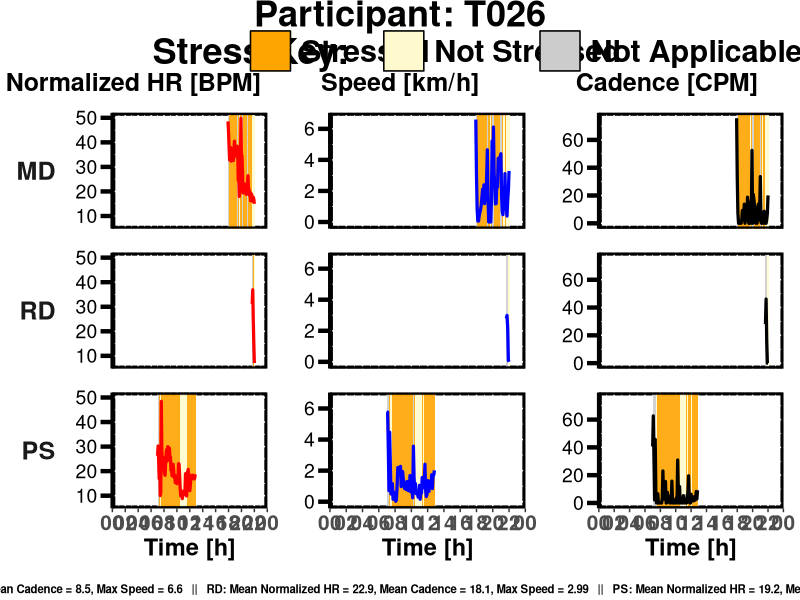
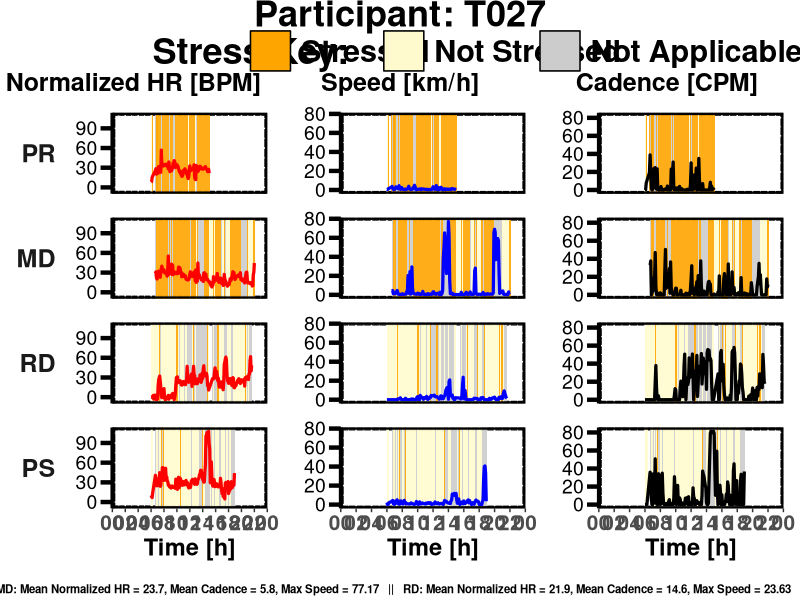
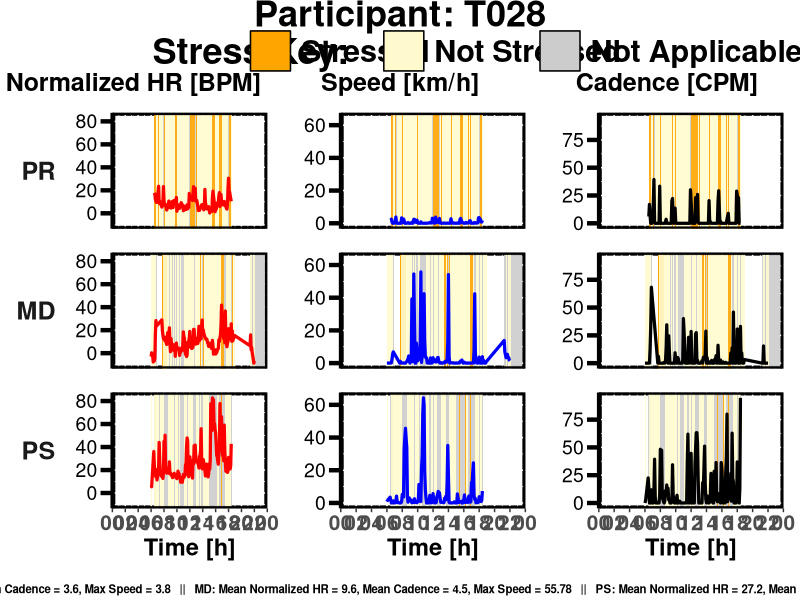
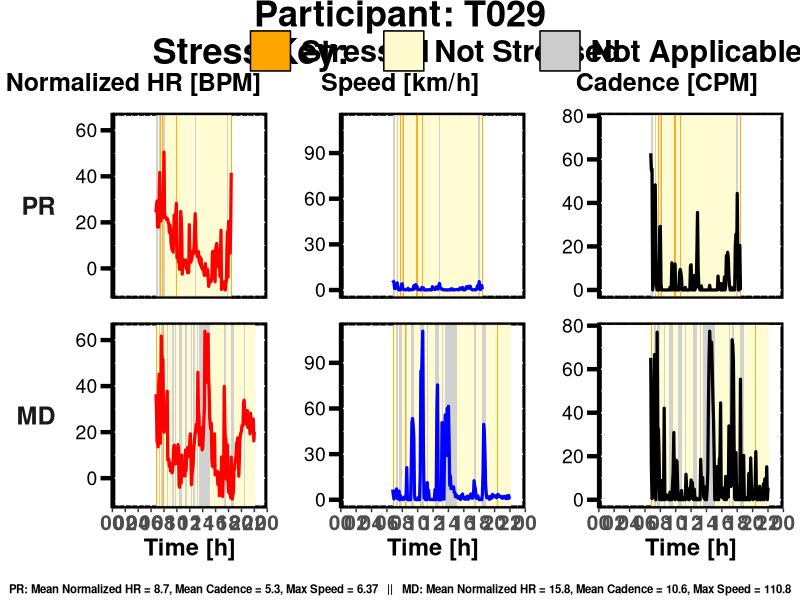
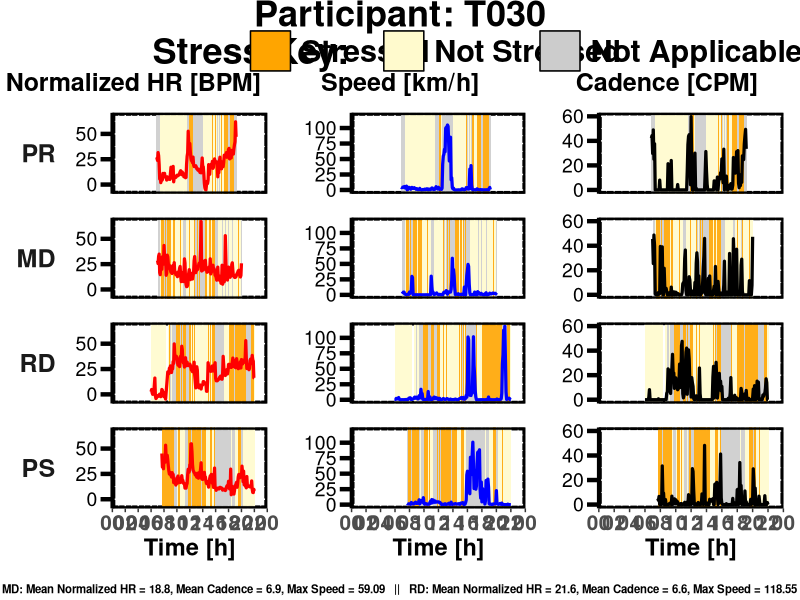
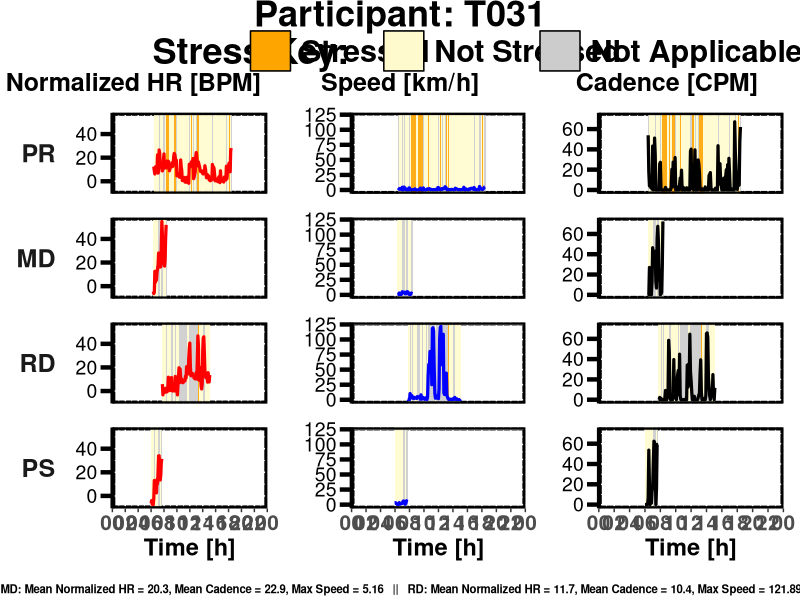
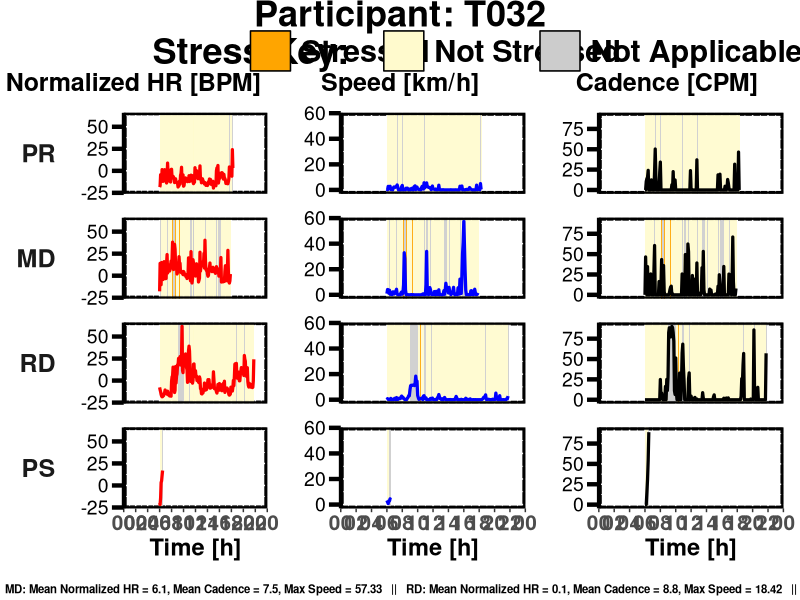
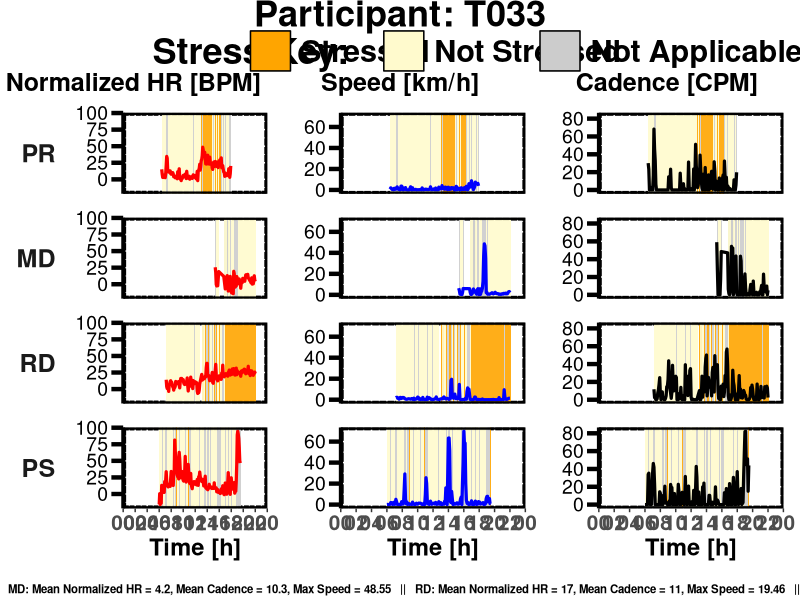

Source code (R) for these figures, in order:
# -------------------------------
# LOAD LIBRARIES
# -------------------------------
library(tidyverse)
library(lubridate)
library(grid)
library(patchwork)
library(cowplot)

# -------------------------------
# LOAD AND PREP DATA
# -------------------------------
df <- read_csv("Predicted_Activity_With_Stress_Label.csv") %>%
  mutate(
    Time = suppressWarnings(ymd_hms(Time, quiet = TRUE)),
    Day_clean = str_extract(Day_label, "^[A-Za-z]+"),
    Day_clean = ifelse(Day_clean %in% c("PR", "MD", "RD", "PS"), Day_clean, NA),
    Day = factor(Day_clean, levels = c("PR", "MD", "RD", "PS")),
    Stress = factor(Stress_Label,
                    levels = c("Stressed", "Not Stressed", "Not Applicable")),
    Participant = factor(Participant)
  ) %>%
  filter(!is.na(HR_Normalized), !is.na(Speed), !is.na(Cadence), !is.na(Day), !is.na(Time)) %>%
  arrange(Participant, Day, Time) %>%
  group_by(Participant) %>%
  mutate(
    TimeHour = as.numeric(difftime(Time, as.Date(Time), units = "hours"))
  ) %>%
  ungroup()

# -------------------------------
# COLOR DEFINITIONS
# -------------------------------
stress_colors <- c(
  "Stressed" = "orange",        # Red for stressed
  "Not Stressed" = "lemonchiffon",    # blue for not stressed
  "Not Applicable" = "grey80"   # Gray for not applicable
)

line_colors <- c(
  "HR_Normalized [BPM]" = "red",
  "Speed [km/h]" = "blue",
  "Cadence [CPM]" = "black"
)

# -------------------------------
# STRESS KEY FUNCTION
# -------------------------------
make_stress_key_absolute <- function(stress_colors, box_lines = 2.0, font_size = 22, hpad_npc = 0.12) {
  n <- length(stress_colors)
  x0 <- 0.01
  gg <- ggdraw()
  for (i in seq_along(stress_colors)) {
    color <- stress_colors[i]
    lab <- names(stress_colors)[i]
    gg <- gg +
      draw_grob(grid::rectGrob(
        x = unit(x0, "npc"),
        y = unit(0.5, "npc"),
        width = unit(box_lines, "lines"),
        height = unit(box_lines, "lines"),
        gp = grid::gpar(fill = color, col = "black", lwd = 1.5)
      )) +
      draw_label(lab, x = x0 + 0.08, y = 0.5,
                 hjust = 0, vjust = 0.5, fontface = "bold", size = font_size, color = "black")
    labw <- nchar(lab) * 0.015
    x0 <- x0 + 0.11 + labw + hpad_npc
  }
  gg
}

# -------------------------------
# PLOT SIGNAL PANEL (Dynamic xmax_add)
# -------------------------------
plot_signal_panel <- function(pid, df, signal, color, stress_colors, min_val, max_val, show_day_labels = FALSE, show_x_lab = TRUE) {
  df_part <- df %>% filter(Participant == pid)
  if (nrow(df_part) == 0) return(NULL)
  
  # Calculate median time difference between points (in hours)
  time_diffs <- diff(df_part$TimeHour)
  median_diff <- median(time_diffs, na.rm = TRUE)
  xmax_add <- median_diff * 1.01  # Slightly larger than median interval
  
  df_part <- df_part %>% mutate(SignalValue = .data[[signal]])
  
  # Create rectangles that adapt to the data frequency
  df_rects <- df_part %>%
    group_by(Day) %>%
    mutate(
      time_diff = c(median_diff, diff(TimeHour)),
      xstart = TimeHour,
      xend = pmin(TimeHour + time_diff, 24)
    ) %>%
    ungroup()
  
  ggplot(df_part, aes(x = TimeHour, y = SignalValue, group = Day)) +
    geom_rect(
      data = df_rects,
      aes(xmin = xstart, xmax = xend, ymin = -Inf, ymax = Inf, fill = Stress),
      inherit.aes = FALSE, alpha = 0.9, color = NA
    ) +
    geom_line(color = color, size = 1.1, show.legend = FALSE, na.rm = TRUE) +
    facet_wrap(~Day, ncol = 1, strip.position = "left") +
    scale_fill_manual(values = stress_colors, name = NULL) +
    scale_x_continuous(
      breaks = seq(0, 24, by = 2),
      labels = c("00", sprintf("%02d", seq(2, 22, by = 2)), "00"),
      expand = c(0, 0), limits = c(0, 24)
    ) +
    scale_y_continuous(limits = c(min_val, max_val), expand = c(0, 0.1)) +
    labs(x = if (show_x_lab) "Time [h]" else NULL, y = NULL) +
    theme(
      panel.background = element_rect(fill = "white", color = "black", size = 2.0),
      panel.border = element_rect(fill = NA, color = "black", linewidth = 1.5),
      panel.spacing = unit(1.2, "lines"),
      strip.background = element_blank(),
      strip.placement = "outside",
      strip.text.y.left = if (show_day_labels) 
        element_text(size = 18, margin = margin(r = 12), face = "bold", angle = 0, hjust = 1) 
      else element_blank(),
      axis.text.x = element_text(face = "bold", size = 15),
      axis.text.y.left = element_text(size = 14, color = "black", hjust = 1, vjust = 0.5),
      axis.ticks.y.left = element_line(color = "black", size = 1.5),
      axis.line.y.left = element_line(color = "black", size = 1.3),
      axis.ticks.length.y.left = unit(0.3, "cm"),
      axis.title.x = element_text(face = "bold", size = 17),
      axis.title.y = element_blank(),
      legend.position = "none",
      plot.title = element_blank(),
      plot.margin = margin(12, 12, 12, 12)
    )
}

# -------------------------------
# PARTICIPANT PANEL FUNCTION
# -------------------------------
plot_participant_panel <- function(pid, df, stress_colors, line_colors) {
  df_part <- df %>% filter(Participant == pid)
  if (nrow(df_part) == 0) return(NULL)
  
  calculate_limits <- function(x) {
    r <- range(x, na.rm = TRUE)
    c(r[1] - 0.05*diff(r), r[2] + 0.05*diff(r))
  }
  
  min_max <- list(
    HR_Normalized = calculate_limits(df_part$HR_Normalized),
    Speed = calculate_limits(df_part$Speed),
    Cadence = calculate_limits(df_part$Cadence)
  )
  
  p_HR <- plot_signal_panel(pid, df, "HR_Normalized", line_colors[1], stress_colors, 
                            min_max$HR_Normalized[1], min_max$HR_Normalized[2], 
                            show_day_labels = TRUE, show_x_lab = TRUE)
  p_Speed <- plot_signal_panel(pid, df, "Speed", line_colors[2], stress_colors, 
                               min_max$Speed[1], min_max$Speed[2], 
                               show_day_labels = FALSE, show_x_lab = TRUE)
  p_Cadence <- plot_signal_panel(pid, df, "Cadence", line_colors[3], stress_colors, 
                                 min_max$Cadence[1], min_max$Cadence[2], 
                                 show_day_labels = FALSE, show_x_lab = TRUE)
  
  title_plot <- ggdraw() +
    draw_label(paste0("Participant: ", pid), 
               fontface = "bold", size = 26, x = 0.5, hjust = 0.5, vjust = 0.5) +
    theme(plot.margin = margin(0, 0, 5, 0))
  
  stress_key_label <- ggdraw() +
    draw_label("Stress Key:", fontface = "bold", size = 26, x = 0, hjust = 0, vjust = 0.5)
  stress_key_plot <- make_stress_key_absolute(stress_colors)
  
  stress_key_row <- plot_grid(
    NULL, stress_key_label, stress_key_plot, NULL,
    ncol = 4, rel_widths = c(1.6, 1.2, 4.0, 1.6), align = "h"
  )
  
  signal_names_row <- plot_grid(
    ggdraw() + draw_label("Normalized HR [BPM]", fontface = "bold", size = 18, x = 0.5, hjust = 0.5),
    ggdraw() + draw_label("Speed [km/h]", fontface = "bold", size = 18, x = 0.5, hjust = 0.5),
    ggdraw() + draw_label("Cadence [CPM]", fontface = "bold", size = 18, x = 0.5, hjust = 0.5),
    ncol = 3
  )
  
  panels <- plot_grid(p_HR, p_Speed, p_Cadence, 
                      ncol = 3, align = "h", axis = "tb",
                      rel_widths = c(1.1, 1, 1))
  
  df_summary <- df_part %>%
    group_by(Day) %>%
    summarise(
      MeanHR = round(mean(HR_Normalized, na.rm = TRUE), 1),
      MaxSpeed = round(max(Speed, na.rm = TRUE), 2),
      MeanCadence = round(mean(Cadence, na.rm = TRUE), 1),
      .groups = "drop"
    ) %>%
    arrange(match(Day, c("PR", "MD", "RD", "PS")))
  
  summary_text <- paste(
    paste0(df_summary$Day, ": Mean Normalized HR = ", df_summary$MeanHR,
           ", Mean Cadence = ", df_summary$MeanCadence,
           ", Max Speed = ", df_summary$MaxSpeed),
    collapse = "   ||   "
  )
  
  footer <- ggdraw() +
    draw_label(summary_text, size = 8.2, fontface = "bold", x = 0.5, hjust = 0.5, vjust = 0.5)
  
  plot_grid(
    title_plot,
    stress_key_row,
    signal_names_row,
    panels,
    footer,
    ncol = 1,
    rel_heights = c(0.12, 0.12, 0.10, 1.7, 0.08)
  )
}

# -------------------------------
# GENERATE PDF OUTPUT
# -------------------------------
participants <- unique(df$Participant)
pdf("Predicted_Activity Plots With Stress Label.pdf", width = 18, height = 9)
for (pid in participants) {
  plot_obj <- plot_participant_panel(pid, df, stress_colors, line_colors)
  if (!is.null(plot_obj)) print(plot_obj)
}
dev.off()